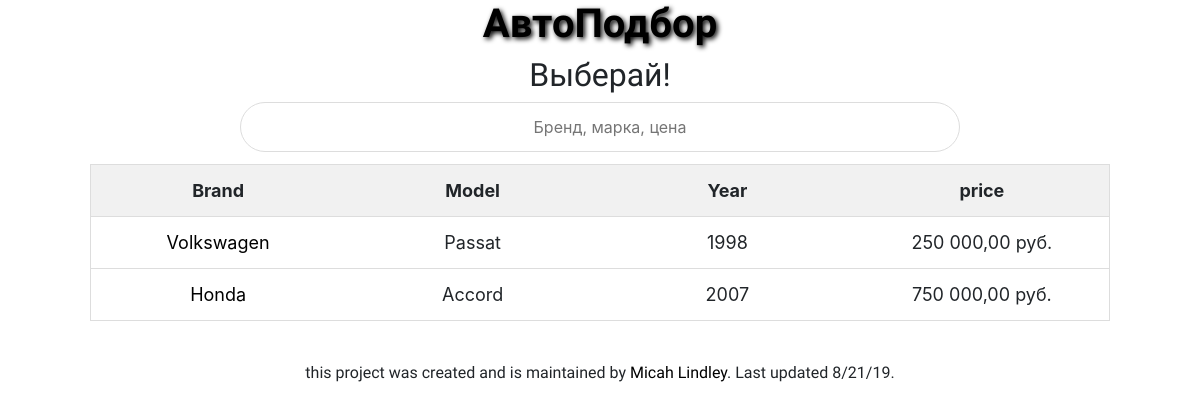
Page /search/search/ on the committed database.
### search/models.py (models this page shows)
class CarModel(models.Model):
    name = models.CharField(max_length=64)
    year = models.DecimalField(max_digits=10, decimal_places=0)
    price = models.DecimalField(max_digits=30, decimal_places=2)
    brand = models.ForeignKey(to=CarBrand, on_delete=models.CASCADE)
    link = models.URLField(max_length=200, blank=True)

class CarBrand(models.Model):
    name = models.CharField(max_length=64, unique=True)
    def __str__(self):
        return self.name

### search/views.py (the view)
# urls.py: path('search/', SearchCarListView.as_view(), name='search')
class SearchCarListView(TitleMixin, ListView):
    model = CarModel
    template_name = 'search/search.html'
    title = "Поиск"

### common/views.py (called while the page is built)
    def get_context_data(self, **kwargs):
        context = super(TitleMixin, self).get_context_data()
        context['title'] = self.title
        return context

### search/templates/search/search.html (shortened to what this page needs)
{% load static humanize %}
<!DOCTYPE html>
<html>
<head>
<link rel="stylesheet" href="https://stackpath.bootstrapcdn.com/bootstrap/4.3.1/css/bootstrap.min.css">
</head>
<body>
<h1><a href="{% url 'index' %}"><b>АвтоПодбор</b></a></h1>
<h2>Выберай!</h2>
<div class="centerenter">
<input type="text" id="artInput" onkeyup="artFunction()" placeholder="Бренд, марка, цена" title="Work search">
</div>
<div class="tablesearch">
<table id="artTable" align="center">
<tr class="header">
<th style="width:25%">Brand</th>
<th style="width:25%">Model</th>
<th style="width:25%">Year</th>
<th style="width:25%">price</th>
</tr>
{% for car in object_list %}
    <tr>
        <td><a href="{{ car.link }}">{{ car.brand }}</a></td>
        <td>{{ car.name }}</td>
        <td>{{ car.year }}</td>
        <td>{{ car.price | intcomma }} руб.</td>
    </tr>
{% endfor %}
</table>
</div>
<p>this project was created and is maintained by <a href = "https://micahlt.github.io/">Micah Lindley</a>.&#32;Last updated 8/21/19.</p>
</body>
</html>

### search/templates/search/search.html (style rules this page uses)
* { box-sizing: border-box; }
body,#artInput { text-align: center; }
#artInput { background-image: url('https://upload.wikimedia.org/wikipedia/commons/thumb/7/7e/Vector_search_icon.svg/221px-Vector_search_icon.svg.png'); background-position: 10px 10px;; background-repeat: no-repeat; background-size: 25px; width: 60%; font-size: 16px; padding: 12px 20px 12px 40px; border: 1px solid #ddd; margin-bottom: 12px; border-radius: 25px; }
#artTable { border-collapse: collapse; width: 85%; border: 1px solid #ddd; font-size: 18px; margin-bottom:40px; }
#artTable th, #artTable td { text-align: left; padding: 12px; text-align: center; }
#artTable tr { border-bottom: 1px solid #ddd; }
#artTable tr.header, #artTable tr:hover { background-color: #f1f1f1; }
a { color: #000000; }
h2, h1, p { font-family: 'Nunito Sans', sans-serif; }
h1 { color: #f56642; transition: 0.3s; }

### rows in the picture
CarModel: brand "Volkswagen", name "Passat", year "1998", price "250 000,00"
CarModel: brand "Honda", name "Accord", year "2007", price "750 000,00"
